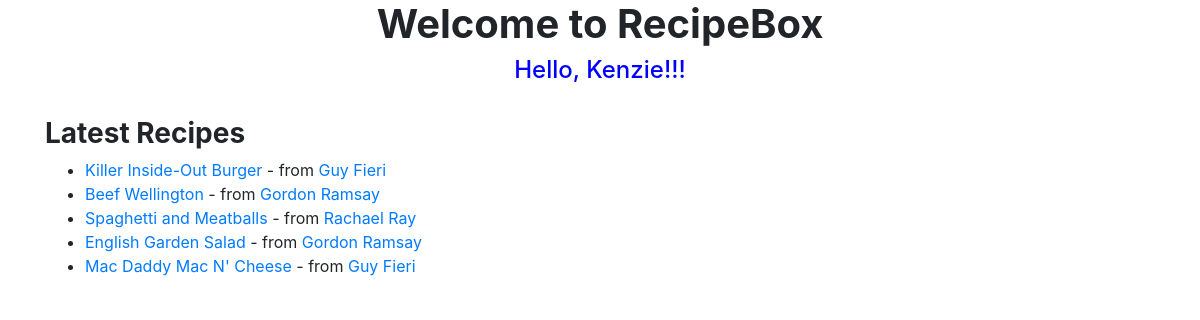
The page / on the database its author committed.
### recipe_app/models.py (models this page shows, shortened)
class Recipe(models.Model):
    title = models.CharField(max_length=50)
    author = models.ForeignKey(Author, on_delete=models.CASCADE)
    description = models.TextField()
    time_required = models.CharField(max_length=20)
    instructions = models.TextField()

class Author(models.Model):
    name = models.CharField(max_length=50)
    bio = models.TextField()

### recipe_app/views.py (the view)
# urls.py: path('', index),
def index(request):
    my_recipes = Recipe.objects.all()
    return render(request, "index.html", {"name": "Kenzie", "recipes": my_recipes})

### templates/index.html (shortened to what this page needs)
<link
  rel="stylesheet"
  href="https://stackpath.bootstrapcdn.com/bootstrap/4.5.1/css/bootstrap.min.css"
/>
<header>
  <h1 style="text-align: center; font-weight: bold;">Welcome to RecipeBox</h1>
  <h4 style="text-align: center; color: blue;">Hello, {{ name }}!!!</h4>
</header>
<div class="container">
  <h3><strong>Latest Recipes</strong></h3>
  <ul>
    {% for post in recipes %}
    <li>
      <a href="/post/{{ post.id }}/">{{ post.title }}</a> - from
      <a href="/author/{{ post.author.name }}">{{ post.author.name }}</a>
    </li>
    {% endfor %}
  </ul>
</div>

### rows shown on the page
Recipe: title "Killer Inside-Out Burger", author.name "Guy Fieri"
Recipe: title "Beef Wellington", author.name "Gordon Ramsay"
Recipe: title "Spaghetti and Meatballs", author.name "Rachael Ray"
Recipe: title "English Garden Salad", author.name "Gordon Ramsay"
Recipe: title "Mac Daddy Mac N' Cheese", author.name "Guy Fieri"

### other values the page prints
{{ name }} "Kenzie"
